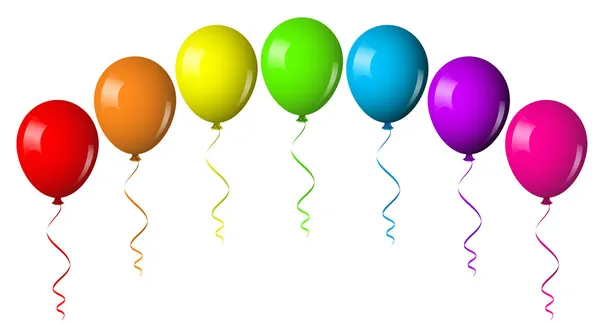
//> input picture Img/FIGA.jpg, 600 x 323 px
$ ./Ejercicio_Examen   (built with g++ and OpenCV 4)
//> lines starting //> are read from the running program, lines starting //| are printed output that depends on the picture
#include <opencv2/opencv.hpp>
#include <iostream>
#include <string>

using namespace cv;
using namespace std;

// Funci髇 para detectar globos por color y dibujar contornos
int detectarGlobos(const Mat& imagenOriginal, Mat& imagenResultado, const string& colorSeleccionado) {
    Mat imagenHSV;
    cvtColor(imagenOriginal, imagenHSV, COLOR_BGR2HSV);

    // Rango de color en HSV para cada color
    Mat mascara;
    if (colorSeleccionado == "rojo") {
        Mat mask1, mask2;
        inRange(imagenHSV, Scalar(0, 100, 100), Scalar(10, 255, 255), mask1);
        inRange(imagenHSV, Scalar(170, 100, 100), Scalar(180, 255, 255), mask2);
        add(mask1, mask2, mascara);
    }
    else if (colorSeleccionado == "verde") {
        inRange(imagenHSV, Scalar(35, 100, 100), Scalar(85, 255, 255), mascara);
    }
    else if (colorSeleccionado == "azul") {
        inRange(imagenHSV, Scalar(90, 50, 50), Scalar(130, 255, 255), mascara);
    }
    else {
        cerr << "Color no v醠ido. Por favor, selecciona rojo, verde o azul." << endl;
        return -1;
    }

    // Realizar operaciones morfol骻icas para limpiar el ruido
    Mat kernel = getStructuringElement(MORPH_ELLIPSE, Size(5, 5));
    morphologyEx(mascara, mascara, MORPH_CLOSE, kernel);

    // Encontrar contornos
    vector<vector<Point>> contornos;
    findContours(mascara, contornos, RETR_EXTERNAL, CHAIN_APPROX_SIMPLE);

    // Dibujar contornos en la imagen de resultado
    imagenResultado = imagenOriginal.clone();
    int contadorGlobos = 0;
    for (const auto& contorno : contornos) {
        if (contourArea(contorno) > 500) { // Filtrar contornos peque駉s
            drawContours(imagenResultado, vector<vector<Point>>{contorno}, -1, Scalar(0, 255, 128), 3); // Verde claro
            contadorGlobos++;
        }
    }

    return contadorGlobos;
}

// Funci髇 para convertir la imagen a escala de grises
Mat grayScale(Mat img) {
    Mat gray;
    cvtColor(img, gray, COLOR_BGR2GRAY);
    return gray;
}

// Funci髇 para realizar sampling
Mat sampling(Mat img, int factor) {
    Mat sampled;
    resize(img, sampled, Size(), factor / 100.0, factor / 100.0, INTER_LINEAR);
    resize(sampled, sampled, img.size(), 0, 0, INTER_NEAREST);
    return sampled;
}

// Funci髇 para realizar cuantizaci髇
Mat quantize(Mat img, int level) {
    Mat quantized;
    img.convertTo(quantized, CV_8U, 1.0 / level, 0);
    quantized.convertTo(quantized, CV_8U, level, 0);
    return quantized;
}

int main() {
    // Leer imagen
    Mat img = imread("Img/FIGA.jpg");
//> img is the input picture: 323 rows x 600 cols, CV_8UC3; mean B, G, R 214.6, 219.9, 232.1
    if (img.empty()) {
        cout << "Error al cargar la imagen FIGA.jpg" << endl;
        return -1;
    }

    // Preguntar al usuario
    string colorSeleccionado;
    int samplingValue, quantizationValue;
    cout << "Escriba el color a filtrar (rojo, verde, azul): ";
    cin >> colorSeleccionado;
//> the answer given: Img/FIGA.jpg
    cout << "Escriba el valor de sampling: ";
    cin >> samplingValue;
//> the answer given: 3
    cout << "Escriba el valor de cuantizacion: ";
    cin >> quantizationValue;
//> the answer given: 3

    // Detecci髇 de globos
    Mat contouredImage;
    int balloonCount = detectarGlobos(img, contouredImage, colorSeleccionado);
//> in detectarGlobos, `cvtColor(imagenOriginal, imagenHSV, COLOR_BGR2HSV);`: imagenHSV: 323 rows x 600 cols, CV_8UC3; mean H, S, V 29.5, 54.8, 243.4
//> balloonCount = -1

    // Mostrar im醙enes
    imshow("Imagen Original", img);
    if (!contouredImage.empty())
        imshow("Globos Detectados", contouredImage);

    Mat grayImg = grayScale(img);
//> in grayScale, `cvtColor(img, gray, COLOR_BGR2GRAY);`:
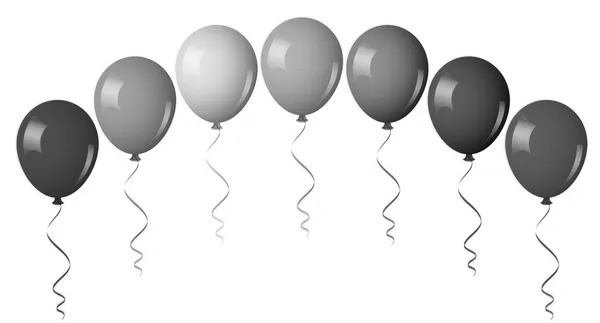
//> gray: 323 rows x 600 cols, CV_8UC1; min 7, max 255, mean 223
    imshow("Imagen en Escala de Grises", grayImg);

    Mat sampledImg = sampling(img, samplingValue);
//> in sampling, `resize(sampled, sampled, img.size(), 0, 0, INTER_NEAREST);`:
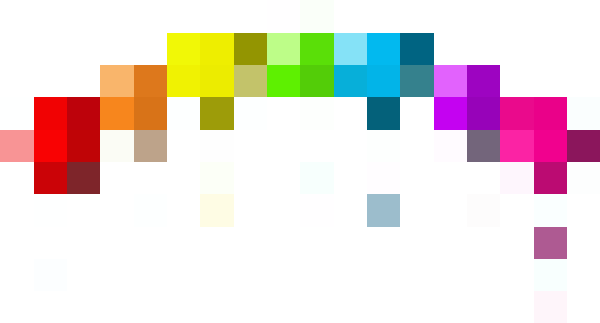
//> sampled: 323 rows x 600 cols, CV_8UC3; mean B, G, R 217.6, 221.5, 233.5
    imshow("Imagen con Sampling", sampledImg);

    Mat quantizedImg = quantize(img, quantizationValue);
//> in quantize, `img.convertTo(quantized, CV_8U, 1.0 / level, 0);`:
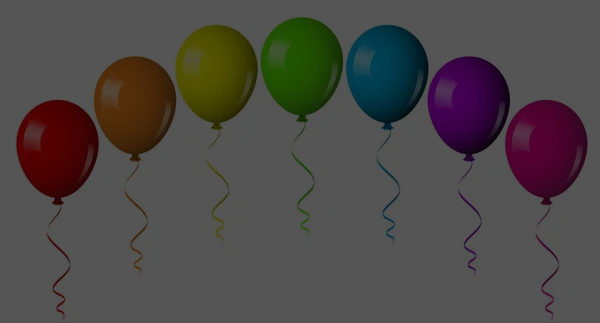
//> quantized: 323 rows x 600 cols, CV_8UC3; mean B, G, R 71.5, 73.3, 77.4
    imshow("Imagen con Cuantizada", quantizedImg);

    // Resumen en consola
    cout << "Resumen:\n";
    cout << "Cantidad de globos encontrados: " << balloonCount << "\n";
//| Cantidad de globos encontrados: -1
    cout << "Tama駉 de la imagen: " << img.cols << " x " << img.rows << " pixeles\n";
//| Tama駉 de la imagen: 600 x 323 pixeles
    cout << "Valor de sampling seleccionado: " << samplingValue << "\n";
    cout << "Valor de cuantizacion seleccionado: " << quantizationValue << "\n";

    waitKey(0);
    return 0;
}

$ run again, with Img/globos.jpeg copied over Img/FIGA.jpg
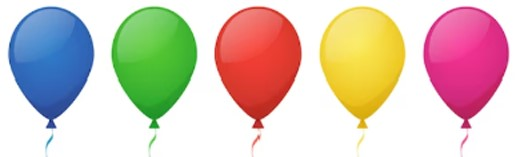
//> input picture Img/globos.jpeg, 522 x 157 px
//> img is the input picture: 157 rows x 522 cols, CV_8UC3; mean B, G, R 187.6, 198.9, 215.3
//> imagenHSV: 157 rows x 522 cols, CV_8UC3; mean H, S, V 50.2, 79.9, 236
//> balloonCount = -1
//> in grayScale, `cvtColor(img, gray, COLOR_BGR2GRAY);`:
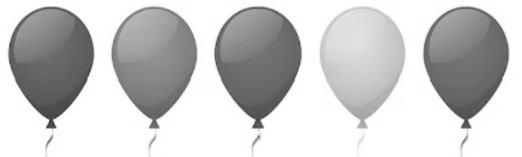
//> gray: 157 rows x 522 cols, CV_8UC1; min 36, max 255, mean 202.5
//> in quantize, `img.convertTo(quantized, CV_8U, 1.0 / level, 0);`:
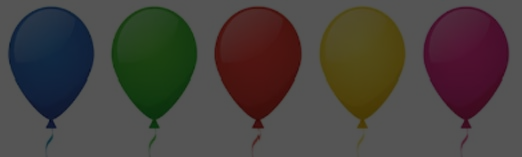
//> quantized: 157 rows x 522 cols, CV_8UC3; mean B, G, R 62.5, 66.3, 71.8
//| Cantidad de globos encontrados: -1
//| Tama駉 de la imagen: 522 x 157 pixeles

$ run again, with Img/graficaglobo.jpeg copied over Img/FIGA.jpg
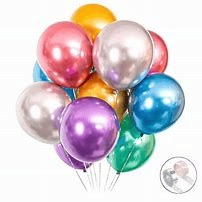
//> input picture Img/graficaglobo.jpeg, 202 x 202 px
//> img is the input picture: 202 rows x 202 cols, CV_8UC3; mean B, G, R 208.8, 205.3, 214.9
//> imagenHSV: 202 rows x 202 cols, CV_8UC3; mean H, S, V 59.2, 50.5, 228.6
//> balloonCount = -1
//> in sampling, `resize(sampled, sampled, img.size(), 0, 0, INTER_NEAREST);`:
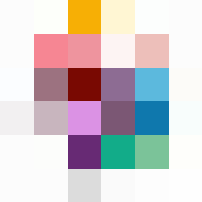
//> sampled: 202 rows x 202 cols, CV_8UC3; mean B, G, R 203, 201.6, 209.1
//> in quantize, `img.convertTo(quantized, CV_8U, 1.0 / level, 0);`:
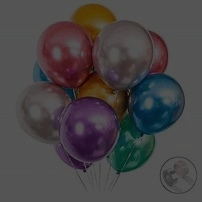
//> quantized: 202 rows x 202 cols, CV_8UC3; mean B, G, R 69.6, 68.4, 71.6
//| Cantidad de globos encontrados: -1
//| Tama駉 de la imagen: 202 x 202 pixeles
